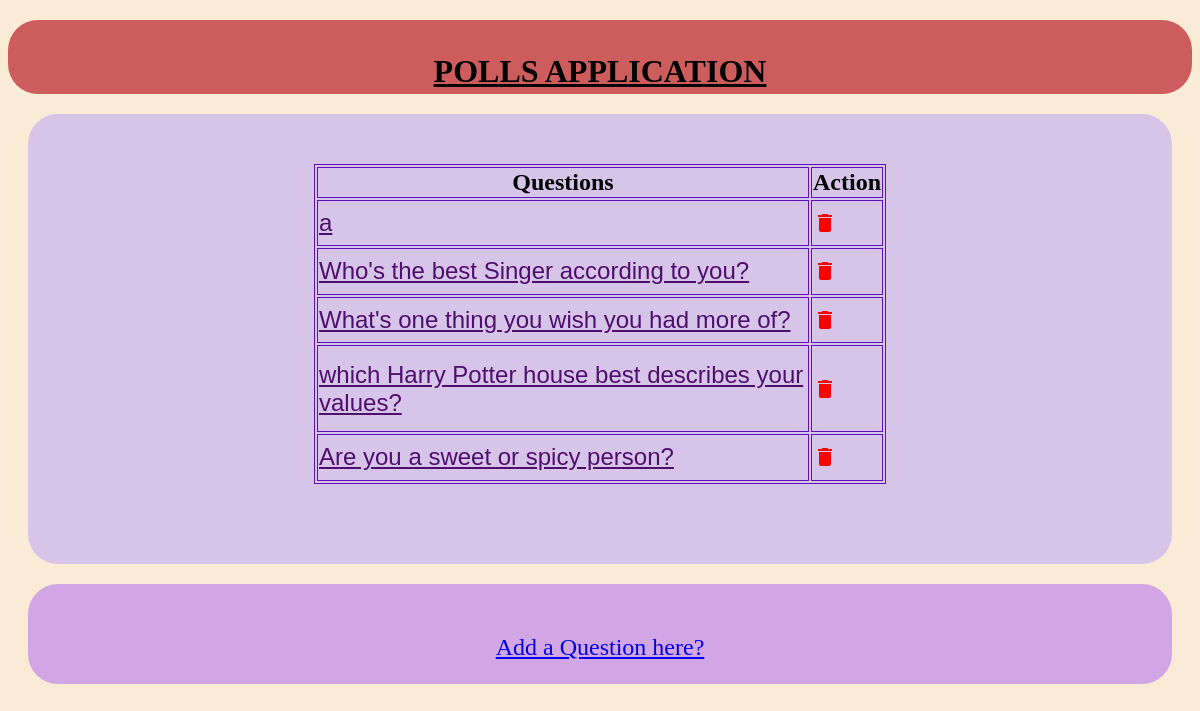
The page /polls/ on the database as committed earlier.
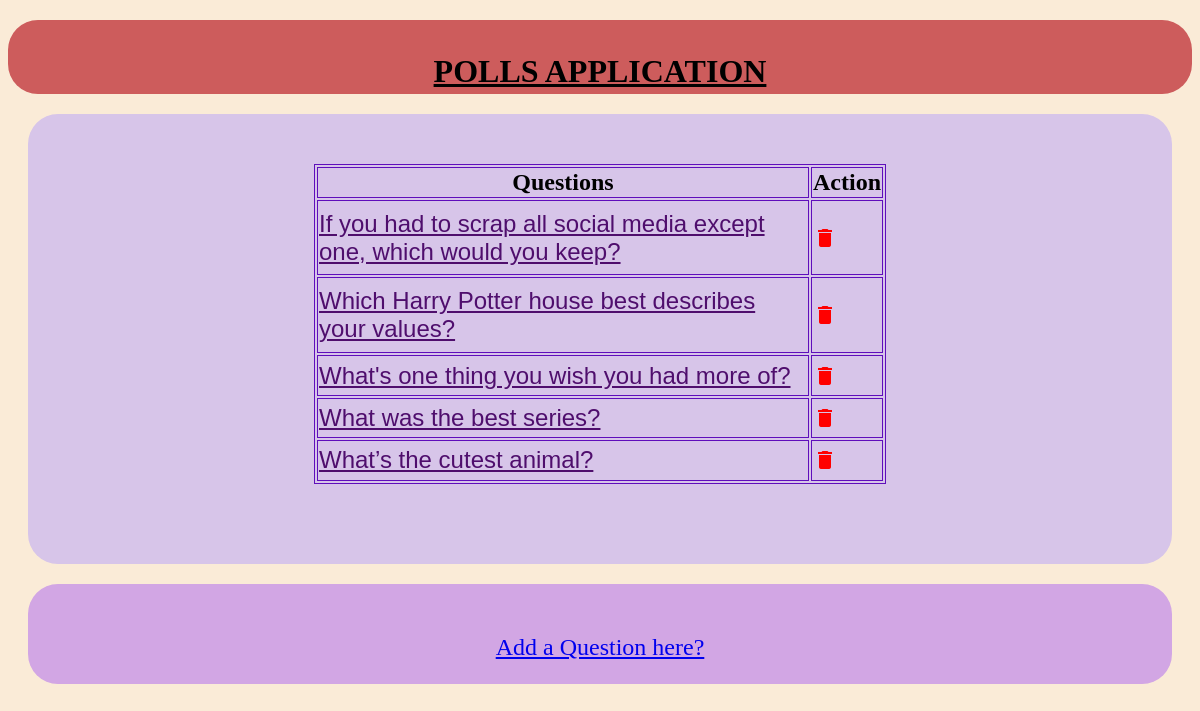
The same page on the database as committed later.
### polls/models.py (models this page shows, shortened)
class Question(models.Model):
    question_text = models.CharField(max_length=200)
    pub_date = models.DateTimeField("date published")

### polls/views.py (the view)
# urls.py: path("", views.IndexView.as_view(), name="index"),
class IndexView(generic.ListView):
    template_name = "polls/index.html"
    context_object_name = "latest_question_list"
    def get_queryset(self):
        return Question.objects.filter(pub_date__lte=timezone.now()).order_by("-pub_date")[:5]

### polls/templates/polls/index.html (shortened to what this page needs)
{% load static %}
<link rel="stylesheet" href="{% static 'polls/css/style.css' %}">
<div class="heading"><h1>POLLS APPLICATION</h1></div>
<body>
    {% if latest_question_list %}
            <div class="div-design">
                <table class="center table-bordered">
                    <thead class="thead-dark">
                        <tr>
                          <th scope="col">Questions</th>
                          <th scope="col">Action</th>
                        </tr>
                    </thead>
                    <tbody>
                        {% for question in latest_question_list %}
                        <tr>
                            <td><a href="{% url 'polls:detail' question.id %}">{{ question.question_text }}</a></td>
                            <td><a href="{% url 'polls:delete' question.id %}"><i class="material-icons" style="cursor: pointer; color:red;" >&#xe872;</i></a></td>
                        </tr>
                        {% endfor %}
                    </tbody>
                </table>
            </div>
    <div class="button"><a href="{% url 'polls:question' %}">Add a Question here?</a></div>
    {% else %}
    <p>No polls are available.</p>
    {% endif %}
</body>

### polls/static/polls/css/style.css (style rules this page uses)
.heading { text-align: center; margin-top: 20px; padding: 1%; text-decoration: underline; border-radius: 30px; background-color: indianred; height: 50px; }
td a { color: rgb(79, 14, 109); font-family:'Gill Sans', 'Gill Sans MT', Calibri, 'Trebuchet MS', sans-serif }
body { background-color: antiquewhite; }
.div-design { text-align: center; margin-top: 20px; border: 50px; border-width: 100px; border-radius: 30px; border-color: rgb(0, 0, 0); background-color: rgb(215, 197, 233); width: auto; padding-top: 50px; height: 400px; position: relative; font-size: 2vw; margin-left: 20px; margin-right: 20px; }
.center { margin-left: auto; margin-right: auto; }
table { align-items: center; font-size: 2vw; font-family:'Gill Sans', 'Gill Sans MT', Calibri, 'Trebuchet MS', 'sans-serif' ; width: 50%; height: 80%; border: 1px solid rgb(95, 14, 187); }
th , td { border: 1px solid rgb(95, 14, 187); border-collapse: collapse; }
.button { position: relative; margin-left: 20px; margin-right: 20px; margin-top: 20px; width: auto; height: 50px; padding-top: 50px; background-color: rgb(210, 166, 228); font-size: 2vw; text-align: center; border-radius: 30px; }

Rows that differ between the two databases and show on the page:
removed Question: question_text "a"
no longer on this page (row unchanged): Question: question_text "Who's the best Singer according to you?"
removed Question: question_text "which Harry Potter house best describes your values?"
removed Question: question_text "Are you a sweet or spicy person?"
added Question: question_text "If you had to scrap all social media except one, which would you keep?"
added Question: question_text "Which Harry Potter house best describes your values?"
added Question: question_text "What was the best series?"
added Question: question_text "What’s the cutest animal?"
